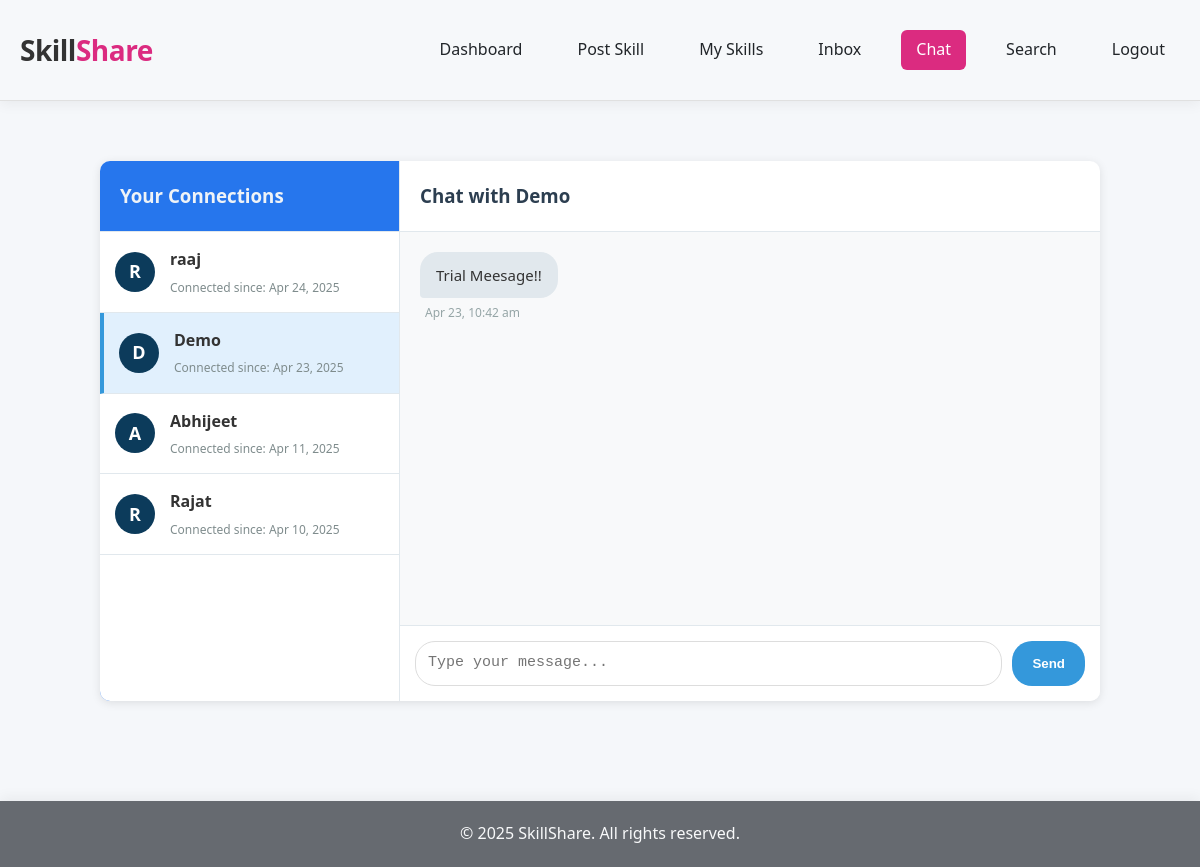
/pages/chat.php?user=7 (signed in), run on the app's committed database.
### tables this page shows
CREATE TABLE `users` (
  `id` int(11) NOT NULL,
  `name` varchar(100) DEFAULT NULL,
  `email` varchar(100) DEFAULT NULL,
  `password` varchar(255) DEFAULT NULL,
  `bio` text DEFAULT NULL,
  `profile_pic` varchar(255) DEFAULT NULL,
  `role` enum('user','admin') DEFAULT 'user',
  `created_at` timestamp NOT NULL DEFAULT current_timestamp()
);

CREATE TABLE `chat_messages` (
  `id` int(11) NOT NULL,
  `sender_id` int(11) NOT NULL,
  `receiver_id` int(11) NOT NULL,
  `message` text NOT NULL,
  `timestamp` datetime DEFAULT current_timestamp(),
  `is_read` tinyint(1) DEFAULT 0
);

### pages/chat.php (the view, shortened to what this page needs)
<?php
require_once('../includes/db.php');
require_once('../includes/header.php');
$user_id = $_SESSION['user_id'];
$active_chat = isset($_GET['user']) ? intval($_GET['user']) : 0;
$connections_sql = "
    SELECT
        u.id,
        u.name,
        m.timestamp AS connected_since
    FROM
        messages m
    JOIN
        users u ON (m.from_id = u.id OR m.to_id = u.id)
    WHERE
        ((m.from_id = ? AND m.to_id = u.id) OR (m.to_id = ? AND m.from_id = u.id))
        AND m.status = 'accepted'
    GROUP BY
        u.id
    ORDER BY
        connected_since DESC
";
$connections_stmt = mysqli_prepare($conn, $connections_sql);
mysqli_stmt_bind_param($connections_stmt, "ii", $user_id, $user_id);
mysqli_stmt_execute($connections_stmt);
$connections_result = mysqli_stmt_get_result($connections_stmt);
$messages = [];
$chat_partner = null;
if ($active_chat > 0) {
    $partner_sql = "SELECT id, name FROM users WHERE id = ?";
    $partner_stmt = mysqli_prepare($conn, $partner_sql);
    mysqli_stmt_bind_param($partner_stmt, "i", $active_chat);
    mysqli_stmt_execute($partner_stmt);
    $chat_partner = mysqli_fetch_assoc(mysqli_stmt_get_result($partner_stmt));
    $messages_sql = "
        SELECT * FROM chat_messages
        WHERE (sender_id = ? AND receiver_id = ?)
           OR (sender_id = ? AND receiver_id = ?)
        ORDER BY timestamp ASC
    ";
    $messages_stmt = mysqli_prepare($conn, $messages_sql);
    mysqli_stmt_bind_param($messages_stmt, "iiii", $user_id, $active_chat, $active_chat, $user_id);
    mysqli_stmt_execute($messages_stmt);
    $messages_result = mysqli_stmt_get_result($messages_stmt);
    $messages = [];
    if ($messages_result) {
        while ($row = mysqli_fetch_assoc($messages_result)) {
            $messages[] = $row;
        }
    } else {
        echo "";
    }
}
?>
<link rel="stylesheet" href="../assets/css/chat.css">
<div class="chat-container">
    <div class="connections-sidebar">
        <h3>Your Connections</h3>
        <div class="connection-list">
            <?php if (mysqli_num_rows($connections_result) > 0): ?>
                <?php while ($connection = mysqli_fetch_assoc($connections_result)): ?>
                    <a href="chat.php?user=<?php echo $connection['id']; ?>"
                       class="connection-item <?php echo ($active_chat == $connection['id']) ? 'active' : ''; ?>">
                        <div class="connection-avatar">
                            <?php echo strtoupper(substr($connection['name'], 0, 1)); ?>
                        </div>
                        <div class="connection-info">
                            <span class="connection-name"><?php echo htmlspecialchars($connection['name']); ?></span>
                            <span class="connection-date">Connected since: <?php echo date('M d, Y', strtotime($connection['connected_since'])); ?></span>
                        </div>
                    </a>
                <?php endwhile; ?>
            <?php else: ?>
                <p class="no-connections">You don't have any connections yet. <a href="search.php">Find users to connect with!</a></p>
            <?php endif; ?>
        </div>
    </div>
    <div class="chat-main">
        <?php if ($active_chat && $chat_partner): ?>
            <div class="chat-header">
                <h3>Chat with <?php echo htmlspecialchars($chat_partner['name']); ?></h3>
            </div>
            <div class="chat-messages" id="chatMessages">
                <?php if (count($messages) > 0): ?>
                    <?php foreach ($messages as $message): ?>
                        <div class="message <?php echo ($message['sender_id'] == $user_id) ? 'sent' : 'received'; ?>">
                            <div class="message-content">
                                <?php echo nl2br(htmlspecialchars($message['message'])); ?>
                            </div>
                            <div class="message-time">
                                <?php echo date('M d, g:i a', strtotime($message['timestamp'])); ?>
                            </div>
                        </div>
                    <?php endforeach; ?>
                <?php else: ?>
                    <p class="no-messages">No messages yet. Start the conversation!</p>
                <?php endif; ?>
            </div>
            <div class="chat-form">
                <form id="messageForm" action="send_message.php" method="POST">
                    <textarea name="message" placeholder="Type your message..." required></textarea>
                    <button type="submit">Send</button>
                </form>
            </div>
        <?php endif; ?>
    </div>
</div>
<?php require_once('../includes/footer.php'); ?>

### assets/css/chat.css (style rules this page uses)
.chat-container { display: flex; height: calc(80vh - 100px); max-height: 800px; margin: 30px 100px; background-color: rgb(255, 255, 255); border-radius: 10px; box-shadow: 0 2px 10px rgba(0,0,0,0.1); overflow: hidden; }
.connections-sidebar { width: 300px; background-color: #2676ed; border-right: 1px solid #e1e8ed; display: flex; flex-direction: column; }
.connections-sidebar h3 { padding: 20px; margin: 0; color: #eff3f7; border-bottom: 1px solid #e1e8ed; }
.connection-list { overflow-y: auto; background-color: rgb(255, 255, 255); flex: 1; }
.connection-item { display: flex; align-items: center; padding: 15px; border-bottom: 1px solid #e1e8ed; text-decoration: none; color: #333; transition: background-color 0.2s; }
.connection-item.active { background-color: #e1f0fd; border-left: 4px solid #3498db; }
.connection-avatar { width: 40px; height: 40px; border-radius: 50%; background-color: #0c3b5b; color: white; display: flex; align-items: center; justify-content: center; font-size: 18px; font-weight: bold; margin-right: 15px; }
.connection-info { display: flex; flex-direction: column; }
.connection-name { font-weight: bold; margin-bottom: 5px; }
.connection-date { font-size: 12px; color: #7f8c8d; }
.chat-main { flex: 1; display: flex; flex-direction: column; }
.chat-header { padding: 20px; border-bottom: 1px solid #e1e8ed; }
.chat-header h3 { margin: 0; color: #2c3e50; }
.chat-messages { flex: 1; overflow-y: auto; padding: 20px; background-color: #f8f9fa; display: flex; flex-direction: column; }
.message { max-width: 75%; margin-bottom: 15px; animation: fadeIn 0.3s; }
.message.received { align-self: flex-start; }
.message-content { padding: 12px 16px; border-radius: 18px; font-size: 15px; line-height: 1.5; word-wrap: break-word; }
.message.received .message-content { background-color: #e1e8ed; color: #333; border-bottom-left-radius: 4px; }
.message-time { font-size: 12px; color: #95a5a6; margin-top: 5px; margin-left: 5px; }
.chat-form { padding: 15px; border-top: 1px solid #e1e8ed; background-color: #fff; }
.chat-form form { display: flex; gap: 10px; }
.chat-form textarea { flex: 1; padding: 12px; border: 1px solid #ddd; border-radius: 20px; font-size: 15px; resize: none; height: 45px; max-height: 120px; transition: height 0.2s; }
.chat-form button { background-color: #3498db; color: white; border: none; border-radius: 20px; padding: 0 20px; font-weight: bold; cursor: pointer; transition: background-color 0.2s; }

### includes/header.php (style rules this page uses)
* { margin: 0; padding: 0; box-sizing: border-box; }
html, body { height: 100%; }
body { font-family: 'Segoe UI', Tahoma, Geneva, Verdana, sans-serif; line-height: 1.6; background-color: #f5f7fa; color: #333; display: flex; flex-direction: column; }

### data on the page
users: name "R", name "raaj", connected_since "Apr 24, 2025"
users: name "D", name "Demo", connected_since "Apr 23, 2025"
users: name "A", name "Abhijeet", connected_since "Apr 11, 2025"
users: name "R", name "Rajat", connected_since "Apr 10, 2025"
chat_messages: message "Trial Meesage!!", timestamp "Apr 23, 10:42 am"
